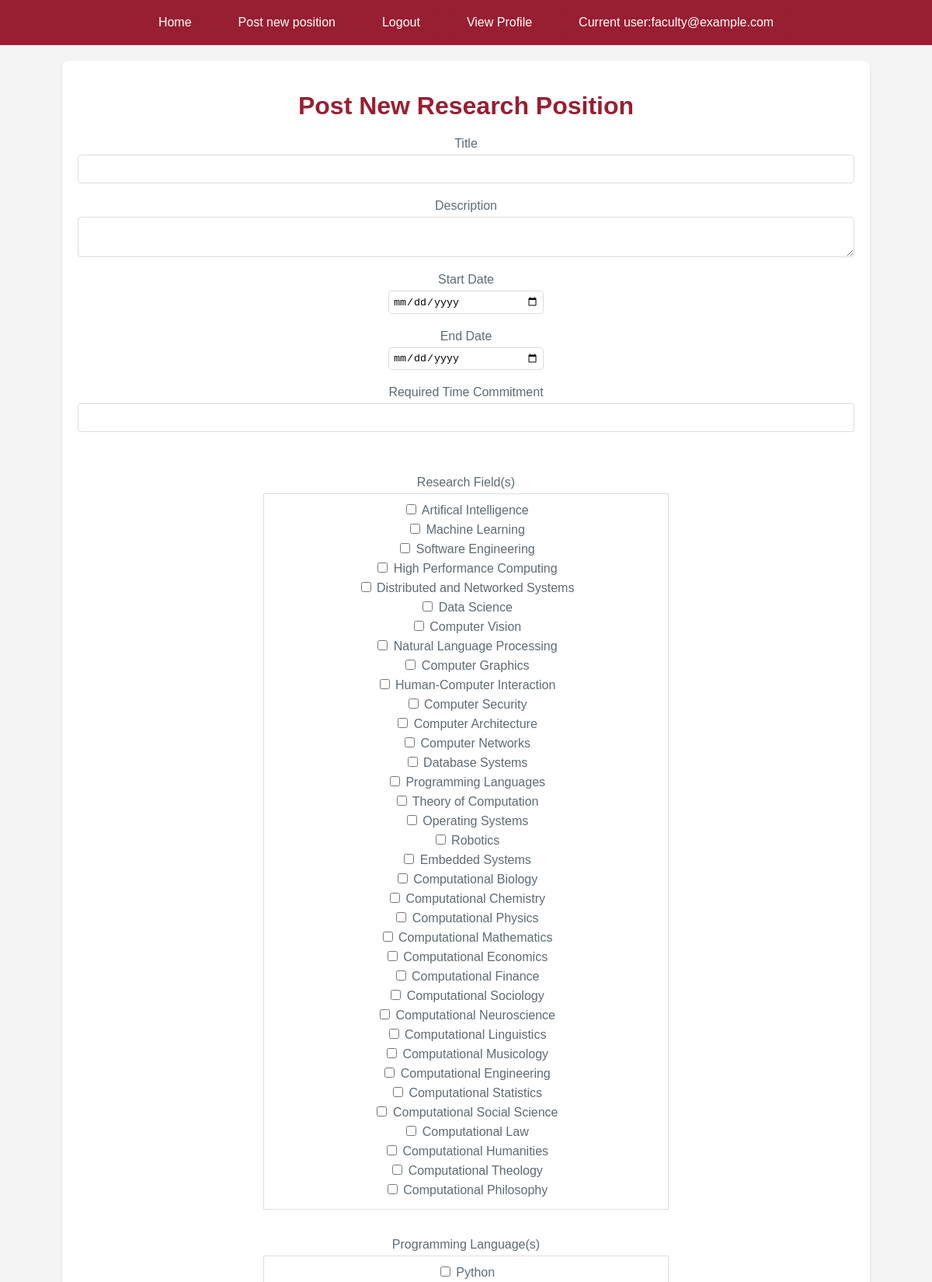
/postposition (signed in, upper part), run on the app's committed database.
### app/Model/models.py (models this page shows, shortened)
class User(db.Model, UserMixin):
    __tablename__ = 'user'
    id = db.Column(db.Integer, primary_key = True)
    username = db.Column(db.String(64), unique = True, index =True)
    email = db.Column(db.String(120), unique = True)
    password_hash = db.Column(db.String(128))
    first_name = db.Column(db.String(64))
    last_name = db.Column(db.String(64))
    wsu_id = db.Column(db.Integer, unique = True)
    phone_number = db.Column(db.String, unique = True)
    user_type = db.Column(db.String(50))  # user_type are 'Student' and 'Faculty'
    password = ""
    __mapper_args__ = {
       'polymorphic_identity':'User',
       'polymorphic_on':user_type
   }
    def __repr__(self):
        return '<ID {} - Username {}>'.format(self.id, self.username)
    def is_student(self):
        if self.user_type == 'Student':
            return True
        return False

class Researchfield(db.Model):
    id = db.Column(db.Integer, primary_key=True)
    name = db.Column(db.String(40))

class Programminglanguage(db.Model):
    id = db.Column(db.Integer, primary_key=True)
    name = db.Column(db.String(30))

### app/Controller/routes.py (the view, shortened to what this page needs)
@bp_routes.route('/postposition', methods=['GET', 'POST'])
@login_required
def post_position():
    if current_user.is_student():
        flash('Only faculty users can access this page')
        return redirect(url_for('routes.index'))
    rpform = PositionForm()
    return render_template('create.html', form = rpform)

### app.py (called while the page is built, shortened)
@app.before_request
def initDB(*args, **kwargs):
    with app.app_context():
        db.create_all()
        print("#######",Student.query.all(),"######",Student.query.count(), file=sys.stderr)

### app/Controller/forms.py (called while the page is built)
def get_research_fields():
    return Researchfield.query.all()

def get_rfield_name(rfield):
    return rfield.name

def get_programming_languages():
    return Programminglanguage.query.all()

def get_plang_name(plang):
    return plang.name

### app/Model/models.py (called while the page is built)
@login.user_loader
def load_user(id):
    return User.query.get(int(id))

### app/View/templates/create.html (shortened to what this page needs)
{% extends "base.html" %}
{% block content %}
    <div class="form-container">
        <h1>Post New Research Position</h1>
        {% if form %}
            <form action="" method="post">
                <div class="form-group">
                    {{ form.title.label }}
                    {{ form.title(class="forminput") }}
                </div>
                <div class="form-group">
                    {{ form.description.label }}
                    {{ form.description(class="forminput") }}
                </div>
                <div class="form-group">
                    {{ form.start_date.label }} <br>
                    {{ form.start_date(class="forminput", type="date") }}<br>
                </div>
                <div class="form-group">
                    {{ form.end_date.label }}<br>
                    {{ form.end_date(class="forminput", type="date") }}<br>
                </div>
                <div class="form-group">
                    {{ form.commit_time.label }}<br>
                    {{ form.commit_time(class="forminput") }}<br>
                </div>
                <br><br>
                <div class="form-group checkbox-group">
                    <label>{{ form.research_field.label }}</label>
                    <div class="checkbox-container">
                        {% for subfield in form.research_field %}
                            <div class="checkbox-item">
                                {{ subfield }} {{ subfield.label }}
                            </div>
                        {% endfor %}
                    </div>
                </div>
                <br><br>
                <div class="form-group checkbox-group">
                    <label>{{ form.programming_language.label }}</label>
                    <div class="checkbox-container">
                        {% for language in form.programming_language %}
                            <div class="checkbox-item">
                                {{ language }} {{ language.label }}
                            </div>
                        {% endfor %}
                    </div>
                </div>
                <br>{{ form.other_qualifications.label }}<br>
                {{ form.other_qualifications(class="formbody") }}<br><br><br>
            </div>
    {% endif %}
    </div>
{% endblock %}

### app/View/templates/base.html (shortened to what this page needs)
<html>
    <head>
        <link rel="stylesheet" href="{{ url_for('static', filename='css/main.css') }}">
    </head>
    <body>
        <nav class="nav-container">
            <ul>
                <li><a href="{{ url_for('routes.index') }}" class="button">Home</a></li>
                {% if current_user.is_authenticated %}
                    {% if current_user.user_type == 'Faculty' %}
                        <li><a href="{{ url_for('routes.post_position') }}" class="button">Post new position</a></li>
                    {% endif %}
                    <li><a href="{{ url_for('auth.logout') }}" class="button">Logout</a></li>
                    <li><a href="{{ url_for('auth.profile') }}" class="button">View Profile</a></li>
                    <li><a class="button"> Current user:{{ current_user.username }} </a></li>
                {% else %}
                    <li><a href="{{ url_for('auth.register') }}" class="button">Register</a></li>
                    <li><a href="{{ url_for('auth.login') }}" class="button">Login</a></li>
                    <li><a class="button">Not Signed In</a></li>
                {% endif %}
            </ul>
        </nav>
        <div class="main-content">
            {% block content %}{% endblock %}
    </body>
</html>

### app/View/static/css/main.css (style rules this page uses)
body { background-color: #f4f4f4; color: #5e6a71; font-family: 'Arial', sans-serif; margin: 0; padding: 0; }
h1, h2 { color: #981e32; margin-top: 20px; text-align: center; }
p, span, a { color: #5e6a71; font-size: 16px; }
.nav-container { background-color: #981e32; color: white; padding: 10px 0; text-align: center; }
.nav-container a { color: white; display: inline-block; padding: 10px 20px; text-decoration: none; }
.nav-container ul { display: flex; justify-content: center; list-style: none; margin: 0; padding: 0; }
.nav-container li { margin: 0 10px; }
.button { background-color: #981e32; border: none; border-radius: 5px; color: white; display: inline-block; padding: 10px 20px; text-decoration: none; transition: background-color 0.3s; }
.forminput, .textinput { border: 1px solid #ddd; border-radius: 4px; box-sizing: border-box; margin: 5px 0 20px 0; padding: 10px; width: 100%; }
.form-container, .profile-container { background-color: white; border-radius: 8px; box-shadow: 0 2px 4px rgba(0, 0, 0, 0.1); margin: 20px auto; max-width: 1000px; padding: 20px; text-align: center; }
.checkbox-group .checkbox-container { border: 1px solid #ddd; padding: 10px; margin-top: 5px; width: 50%; margin-left: auto; margin-right: auto; }
.checkbox-group .checkbox-item { margin-bottom: 5px; }
.forminput[type="date"] { width: 200px; padding: 5px; border: 1px solid #ddd; border-radius: 4px; }

### data on the page
User: username "faculty@example.com"
Researchfield: label "Artifical Intelligence"
Researchfield: label "Machine Learning"
Researchfield: label "Software Engineering"
Researchfield: label "High Performance Computing"
Researchfield: label "Distributed and Networked Systems"
Researchfield: label "Data Science"
Researchfield: label "Computer Vision"
Researchfield: label "Natural Language Processing"
Researchfield: label "Computer Graphics"
Researchfield: label "Human-Computer Interaction"
Researchfield: label "Computer Security"
Researchfield: label "Computer Architecture"
Researchfield: label "Computer Networks"
Researchfield: label "Database Systems"
Researchfield: label "Programming Languages"
Researchfield: label "Theory of Computation"
Researchfield: label "Operating Systems"
Researchfield: label "Robotics"
Researchfield: label "Embedded Systems"
Researchfield: label "Computational Biology"
Researchfield: label "Computational Chemistry"
Researchfield: label "Computational Physics"
Researchfield: label "Computational Mathematics"
Researchfield: label "Computational Economics"
Researchfield: label "Computational Finance"
Researchfield: label "Computational Sociology"
Researchfield: label "Computational Neuroscience"
Researchfield: label "Computational Linguistics"
Researchfield: label "Computational Musicology"
Researchfield: label "Computational Engineering"
Researchfield: label "Computational Statistics"
Researchfield: label "Computational Social Science"
Researchfield: label "Computational Law"
Researchfield: label "Computational Humanities"
Researchfield: label "Computational Theology"
Researchfield: label "Computational Philosophy"
Programminglanguage: label "Python"
